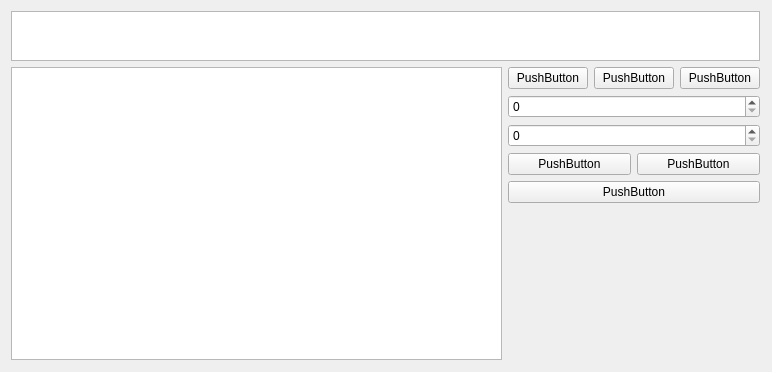
<?xml version="1.0" encoding="UTF-8"?>
<ui version="4.0">
 <class>Interface</class>
 <widget class="QWidget" name="Interface">
  <property name="geometry">
   <rect>
    <x>0</x>
    <y>0</y>
    <width>772</width>
    <height>372</height>
   </rect>
  </property>
  <property name="windowTitle">
   <string>Interface</string>
  </property>
  <widget class="QWidget" name="verticalLayoutWidget">
   <property name="geometry">
    <rect>
     <x>0</x>
     <y>0</y>
     <width>771</width>
     <height>371</height>
    </rect>
   </property>
   <layout class="QVBoxLayout" name="FirstLayer">
    <item>
     <widget class="QGraphicsView" name="graphicsView">
      <property name="enabled">
       <bool>true</bool>
      </property>
      <property name="sizePolicy">
       <sizepolicy hsizetype="Expanding" vsizetype="Fixed">
        <horstretch>0</horstretch>
        <verstretch>0</verstretch>
       </sizepolicy>
      </property>
      <property name="minimumSize">
       <size>
        <width>0</width>
        <height>50</height>
       </size>
      </property>
      <property name="maximumSize">
       <size>
        <width>16777215</width>
        <height>50</height>
       </size>
      </property>
     </widget>
    </item>
    <item>
     <layout class="QHBoxLayout" name="SecondLayer">
      <item>
       <layout class="QVBoxLayout" name="verticalLayout_2" stretch="0">
        <item>
         <widget class="QGraphicsView" name="graphicsView_2">
          <property name="sizePolicy">
           <sizepolicy hsizetype="Expanding" vsizetype="Expanding">
            <horstretch>0</horstretch>
            <verstretch>0</verstretch>
           </sizepolicy>
          </property>
         </widget>
        </item>
       </layout>
      </item>
      <item>
       <layout class="QVBoxLayout" name="verticalLayout">
        <item>
         <layout class="QHBoxLayout" name="horizontalLayout">
          <item>
           <widget class="QPushButton" name="pushButton_3">
            <property name="text">
             <string>PushButton</string>
            </property>
           </widget>
          </item>
          <item>
           <widget class="QPushButton" name="pushButton">
            <property name="text">
             <string>PushButton</string>
            </property>
           </widget>
          </item>
          <item>
           <widget class="QPushButton" name="pushButton_2">
            <property name="text">
             <string>PushButton</string>
            </property>
           </widget>
          </item>
         </layout>
        </item>
        <item>
         <widget class="QSpinBox" name="spinBox"/>
        </item>
        <item>
         <widget class="QSpinBox" name="spinBox_2"/>
        </item>
        <item>
         <layout class="QHBoxLayout" name="horizontalLayout_3">
          <item>
           <widget class="QPushButton" name="pushButton_4">
            <property name="text">
             <string>PushButton</string>
            </property>
           </widget>
          </item>
          <item>
           <widget class="QPushButton" name="pushButton_5">
            <property name="text">
             <string>PushButton</string>
            </property>
           </widget>
          </item>
         </layout>
        </item>
        <item>
         <widget class="QPushButton" name="pushButton_6">
          <property name="text">
           <string>PushButton</string>
          </property>
         </widget>
        </item>
        <item>
         <spacer name="verticalSpacer">
          <property name="orientation">
           <enum>Qt::Vertical</enum>
          </property>
          <property name="sizeHint" stdset="0">
           <size>
            <width>20</width>
            <height>40</height>
           </size>
          </property>
         </spacer>
        </item>
       </layout>
      </item>
     </layout>
    </item>
   </layout>
  </widget>
 </widget>
 <layoutdefault spacing="6" margin="11"/>
 <resources/>
 <connections/>
</ui>
